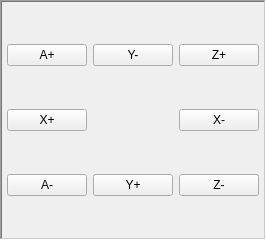
               <widget class="QFrame" name="gridFrame_43">
                <property name="minimumSize">
                 <size>
                  <width>0</width>
                  <height>240</height>
                 </size>
                </property>
                <property name="maximumSize">
                 <size>
                  <width>225</width>
                  <height>16777215</height>
                 </size>
                </property>
                <property name="styleSheet">
                 <string notr="true">ActionButton {
min-height: 50px;
max-height:65px;
font: 14pt &quot;DejaVu Sans&quot;;
color: rgb(0,0,0);
background-color:rgb(52, 101, 164);
border-style: solid;
border-width: 2px;
border-radius: 4px;
border-color:rgb(52, 101, 164);



 

}

ActionButton::pressed{ border-color:rgb(0,255,0)}</string>
                </property>
                <property name="frameShape">
                 <enum>QFrame::WinPanel</enum>
                </property>
                <property name="frameShadow">
                 <enum>QFrame::Sunken</enum>
                </property>
                <layout class="QGridLayout" name="gridLayout_10">
                 <property name="leftMargin">
                  <number>5</number>
                 </property>
                 <property name="topMargin">
                  <number>5</number>
                 </property>
                 <property name="rightMargin">
                  <number>5</number>
                 </property>
                 <property name="bottomMargin">
                  <number>5</number>
                 </property>
                 <item row="0" column="1">
                  <widget class="ActionButton" name="jog_y_neg">
                   <property name="text">
                    <string>Y-</string>
                   </property>
                   <property name="actionName" stdset="0">
                    <string>machine.jog.axis:y,neg</string>
                   </property>
                  </widget>
                 </item>
                 <item row="0" column="2">
                  <widget class="ActionButton" name="jog_z_pos">
                   <property name="text">
                    <string>Z+</string>
                   </property>
                   <property name="actionName" stdset="0">
                    <string>machine.jog.axis:z,pos</string>
                   </property>
                  </widget>
                 </item>
                 <item row="2" column="2">
                  <widget class="ActionButton" name="jog_z_neg">
                   <property name="text">
                    <string>Z-</string>
                   </property>
                   <property name="actionName" stdset="0">
                    <string>machine.jog.axis:z,neg</string>
                   </property>
                  </widget>
                 </item>
                 <item row="1" column="0">
                  <widget class="ActionButton" name="jog_x_pos">
                   <property name="text">
                    <string>X+</string>
                   </property>
                   <property name="actionName" stdset="0">
                    <string>machine.jog.axis:x,pos</string>
                   </property>
                  </widget>
                 </item>
                 <item row="0" column="0">
                  <widget class="ActionButton" name="jog_a_pos">
                   <property name="text">
                    <string>A+</string>
                   </property>
                   <property name="actionName" stdset="0">
                    <string>machine.jog.axis:a,pos</string>
                   </property>
                  </widget>
                 </item>
                 <item row="2" column="0">
                  <widget class="ActionButton" name="jog_a_neg">
                   <property name="text">
                    <string>A-</string>
                   </property>
                   <property name="actionName" stdset="0">
                    <string>machine.jog.axis:a,neg</string>
                   </property>
                  </widget>
                 </item>
                 <item row="1" column="2">
                  <widget class="ActionButton" name="jog_x_neg">
                   <property name="text">
                    <string>X-</string>
                   </property>
                   <property name="actionName" stdset="0">
                    <string>machine.jog.axis:x,neg</string>
                   </property>
                  </widget>
                 </item>
                 <item row="2" column="1">
                  <widget class="ActionButton" name="jog_y_pos">
                   <property name="text">
                    <string>Y+</string>
                   </property>
                   <property name="actionName" stdset="0">
                    <string>machine.jog.axis:y,pos</string>
                   </property>
                  </widget>
                 </item>
                </layout>
               </widget>
